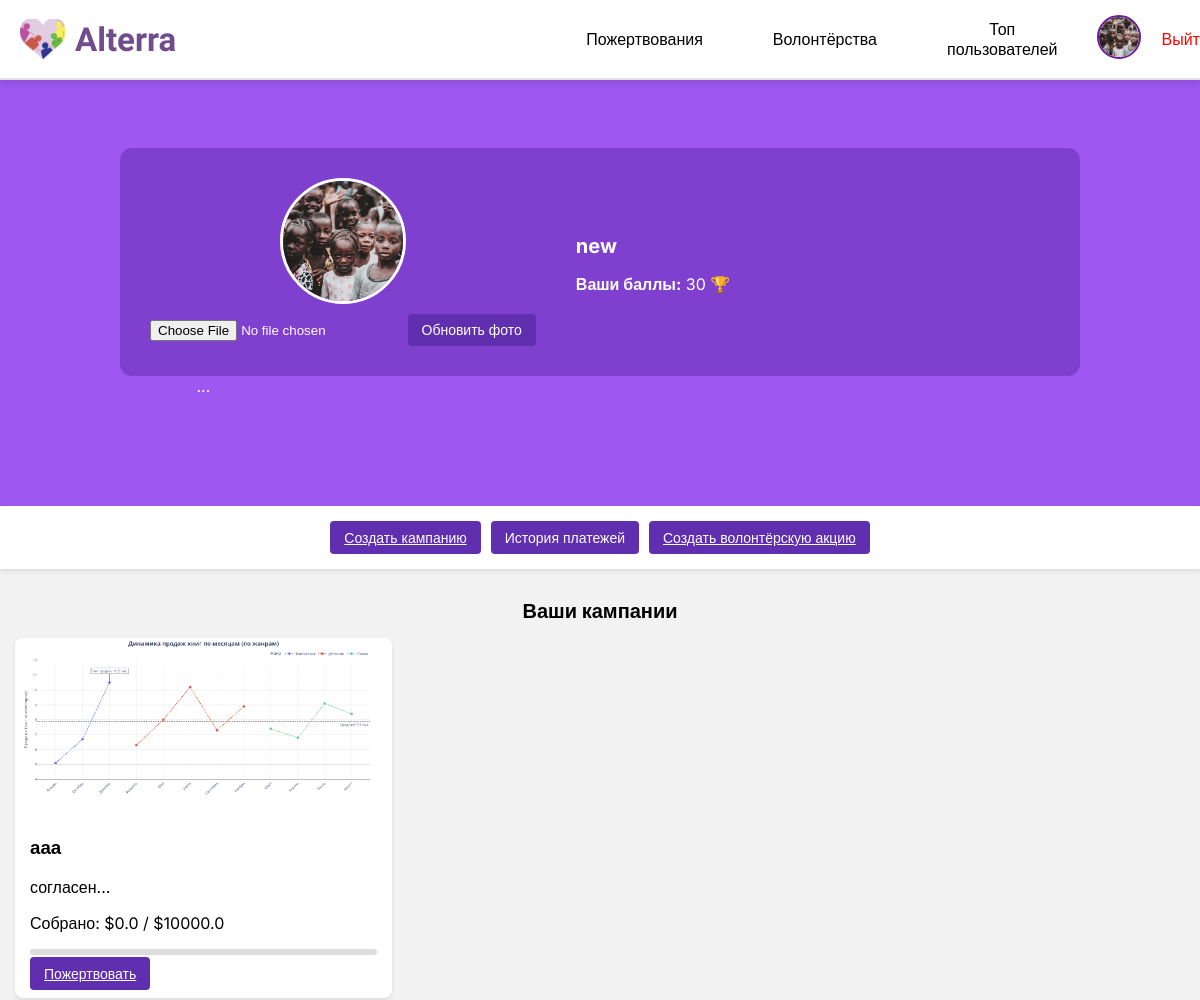
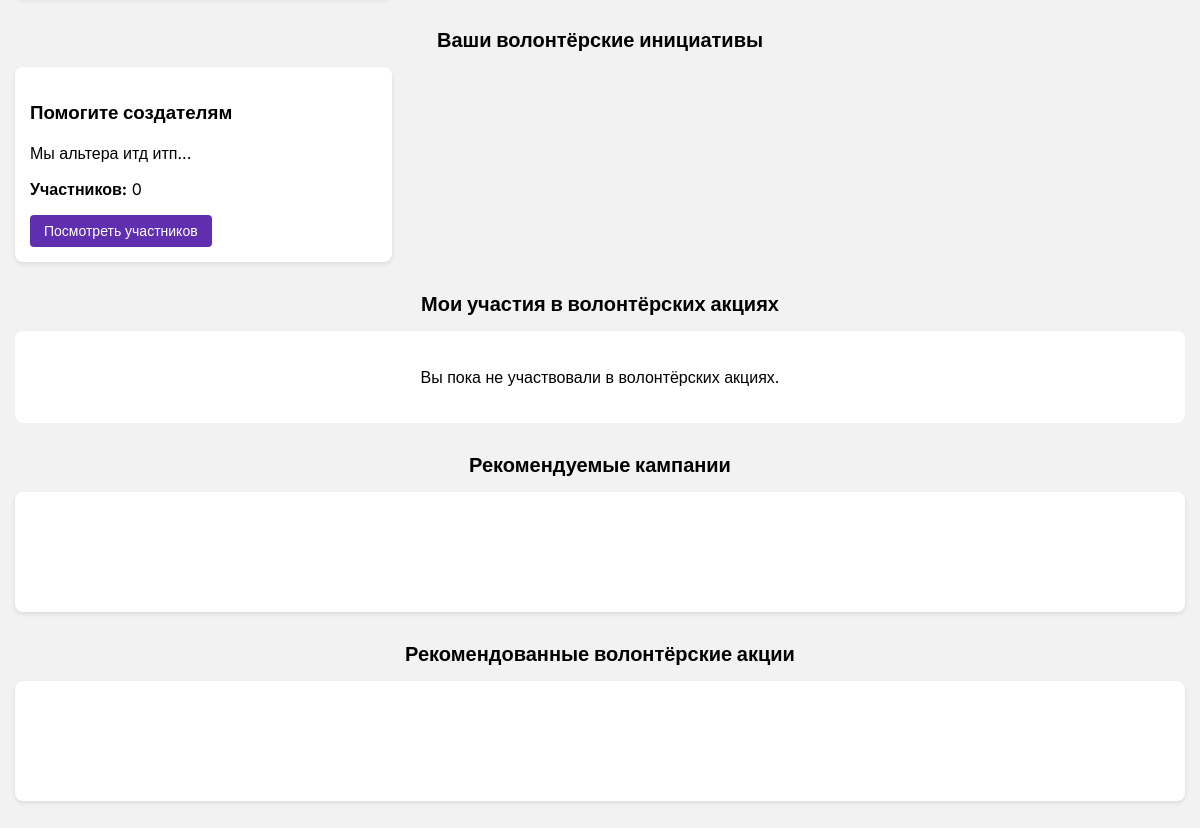
The app's page /profile (signed in) with its own data (2 pictures, top to bottom).
### tables this page shows
CREATE TABLE users (
            id INTEGER PRIMARY KEY AUTOINCREMENT,
            username TEXT NOT NULL UNIQUE,
            password TEXT NOT NULL
        , avatar TEXT, stripe_customer_id TEXT, email TEXT, points INTEGER DEFAULT 0, blocked INTEGER DEFAULT 0);

CREATE TABLE campaigns (
    id INTEGER PRIMARY KEY AUTOINCREMENT,
    title TEXT NOT NULL,
    description TEXT NOT NULL,
    image_url TEXT,
    goal REAL NOT NULL,
    collected REAL NOT NULL DEFAULT 0,
    days_left INTEGER NOT NULL
, user_id INTEGER, payment_details TEXT, is_completed BOOLEAN DEFAULT 0, completed_at DATETIME);

CREATE TABLE volunteering_opportunities (
            id INTEGER PRIMARY KEY AUTOINCREMENT,
            title TEXT NOT NULL,
            description TEXT NOT NULL,
            date TEXT NOT NULL,
            image_url TEXT NOT NULL,
            button_text TEXT NOT NULL
        , user_id INTEGER, status TEXT DEFAULT 'active');

### app.py (the view)
@app.route('/profile')
def profile():
    if not session.get('user_id'):
        flash('Сначала войдите в систему!', 'danger')
        return redirect(url_for('login'))
    conn = get_db_connection()
    user_id = session['user_id']
    user = conn.execute("SELECT * FROM users WHERE id = ?", (user_id,)).fetchone()
    if 'csrf_token' not in session:
        session['csrf_token'] = secrets.token_hex(16)
    campaigns = conn.execute(
        "SELECT * FROM campaigns WHERE user_id = ?", (user_id,)
    ).fetchall()
    user_opportunities = conn.execute(
        """SELECT v.*,
        (SELECT COUNT(*) FROM volunteer_participants WHERE opportunity_id = v.id) AS participant_count
        FROM volunteering_opportunities v WHERE v.user_id = ?""",
        (user_id,)
    ).fetchall()
    user_opportunities = [dict(row) for row in user_opportunities]
    for opportunity in user_opportunities:
        participants = conn.execute("""
            SELECT u.id AS user_id, u.username, vp.status
            FROM volunteer_participants vp
            JOIN users u ON vp.user_id = u.id
            WHERE vp.opportunity_id = ?
        """, (opportunity['id'],)).fetchall()
        opportunity['participants'] = [dict(participant) for participant in participants] if participants else []
    participated_campaigns = conn.execute("""
        SELECT c.* FROM donations d
        JOIN campaigns c ON d.campaign_id = c.id
        WHERE d.user_id = ?
        GROUP BY c.id
    """, (user_id,)).fetchall()
    participated_opportunities = conn.execute("""
        SELECT DISTINCT v.*
        FROM volunteer_participants vp
        JOIN volunteering_opportunities v ON vp.opportunity_id = v.id
        WHERE vp.user_id = ? AND vp.status = 'confirmed'
    """, (user_id,)).fetchall()
    volunteer_initiatives = conn.execute(
        """SELECT v.*,
        (SELECT COUNT(*) FROM volunteer_participants WHERE opportunity_id = v.id) AS participant_count
        FROM volunteering_opportunities v WHERE v.user_id = ?""",
        (user_id,)
    ).fetchall()
    volunteer_initiatives = [dict(row) for row in volunteer_initiatives]
    donations = conn.execute("""
        SELECT d.amount, d.message, d.created_at, c.title
        FROM donations d
        JOIN campaigns c ON d.campaign_id = c.id
        WHERE d.user_id = ?
        ORDER BY d.created_at DESC
    """, (user_id,)).fetchall()
    conn.close()
    return render_template(
        'profile.html',
        user=user,
        campaigns=campaigns,
        user_opportunities=user_opportunities,
        volunteer_initiatives=volunteer_initiatives,
        participated_campaigns=participated_campaigns,  # ✅ Добавили кампании, где user участвует
        participated_opportunities=participated_opportunities,  # ✅ Добавили акции, где user участвует
        donations = donations,
        csrf_token=session['csrf_token']
    )

### app.py (called while the page is built)
def get_db_connection():
    conn = sqlite3.connect(DATABASE)
    conn.row_factory = sqlite3.Row
    return conn

### templates/profile.html (shortened to what this page needs)
<!DOCTYPE html>
<html lang="ru">
<head>
    <link rel="stylesheet" href="/static/css/profile.css">
</head>
<body>
    {% include 'header.html' %}
            <div class="user-profile">
                {% if session.get('user_id') %}
                    <a href="{{ url_for('profile') }}">
                    </a>
                    <a href="{{ url_for('logout') }}" class="logout-link">Выйти</a>
                {% else %}
                    <a href="{{ url_for('login') }}">
                        <img src="/static/images/user.png" alt="Гость" class="user-avatar">
                    </a>
                {% endif %}
            </div>
    <div class="profile-container">
        <div class="profile-header-row">
            <div class="profile-avatar-container">
                <img src="{{ user.avatar if user.avatar else '/static/images/default_avatar.png' }}"
                     class="profile-avatar"
                     alt="Аватар">
                <form action="{{ url_for('update_avatar') }}" method="POST" enctype="multipart/form-data">
                    <input type="file" name="avatar" accept=".png, .jpg, .jpeg, .gif" required>
                    <button type="submit" class="btn">Обновить фото</button>
                </form>
            </div>
            <div class="profile-info">
                <p class="username"><strong>{{ user.username }}</strong></p>
                <p><strong>Ваши баллы:</strong> {{ user.points if user.points else 0 }} 🏆</p>
            </div>
        </div>
        {% if campaigns %}
            <div class="campaign-container">
                ...
            </div>
        {% else %}
            <p>Вы ещё не создали ни одной кампании.</p>
        {% endif %}
    </div>
    <div class="profile-actions">
        <a href="{{ url_for('create_campaign') }}" class="btn">Создать кампанию</a>
        <button class="btn" onclick="openPaymentsModal()">История платежей</button>
        <a href="{{ url_for('create_volunteering') }}" class="btn create-btn">Создать волонтёрскую акцию</a>
    </div>
    <h2>Ваши кампании</h2>
    {% if campaigns %}
        <div class="campaign-container">
            {% for campaign in campaigns %}
            <div class="campaign-card">
                <img src="{{ campaign.image_url }}" alt="{{ campaign.title }}" class="campaign-image">
                <div class="campaign-content">
                    <h3>{{ campaign.title }}</h3>
                    <p>{{ campaign.description[:100] }}...</p>
                    <p>Собрано: ${{ campaign.collected }} / ${{ campaign.goal }}</p>
                    <div class="progress-bar">
                    </div>
                    <a href="{{ url_for('donate', campaign_id=campaign['id']) }}" class="btn">Пожертвовать</a>
                </div>
            </div>
            {% endfor %}
        </div>
    {% else %}
        <div class="no-campaigns">
            <p>Вы ещё не создали ни одной кампании.</p>
        </div>
    {% endif %}
    <h2>Ваши волонтёрские инициативы</h2>
    {% if volunteer_initiatives %}
        <div class="volunteer-grid">
            {% for initiative in volunteer_initiatives %}
            <div class="volunteer-card">
                <div class="volunteer-content">
                    <h3>{{ initiative.title }}</h3>
                    <p>{{ initiative.description[:120] }}...</p>
                    <p><strong>Участников:</strong> {{ initiative.participant_count }}</p>
                    <button class="btn view-participants" onclick="openParticipantsModal({{ initiative.id }})">
                        Посмотреть участников
                    </button>
                </div>
            </div>
            {% endfor %}
        </div>
    {% else %}
        <div class="no-volunteer-projects">
            <p>Вы ещё не создали ни одной волонтёрской инициативы.</p>
        </div>
    {% endif %}
    <h2>Мои участия в волонтёрских акциях</h2>
    {% if participated_opportunities %}
        <div class="volunteering-block">
            {% for opportunity in participated_opportunities %}
            <div class="volunteer-card">
                <div class="volunteer-header">
                    <h3>{{ opportunity.title }}</h3>
                    <p class="volunteer-date"><strong>Дата:</strong> {{ opportunity.date }}</p>
                </div>
                <p style="padding: 0 15px 15px;">{{ opportunity.description }}</p>
            </div>
            {% endfor %}
        </div>
    {% else %}
        <div class="no-opportunities">
            <p>Вы пока не участвовали в волонтёрских акциях.</p>
        </div>
    {% endif %}
    <h2>Рекомендуемые кампании</h2>
    <div id="recommended-campaigns">
    </div>
    <h2>Рекомендованные волонтёрские акции</h2>
    <div id="recommended-volunteering">
    </div>
</body>
</html>

### static/css/profile.css (style rules this page uses)
body { margin: 0; font-family: "Inter", sans-serif; background-color: #f2f2f2; }
.btn { cursor: pointer; background-color: #5f2fb0; color: #fff; border: none; padding: 8px 14px; border-radius: 4px; font-size: 14px; transition: background-color 0.3s ease; }
.profile-container { background-color: #9E58F1; padding: 100px 0; color: #fff; text-align: center; }
.profile-header-row { max-width: 900px; margin: 0 auto; display: flex; align-items: center; justify-content: space-around; gap: 20px; background: #7F3FCF; border-radius: 12px; padding: 30px; }
.profile-avatar-container { display: flex; flex-direction: column; align-items: center; margin-right: 20px; }
.profile-avatar { width: 120px; height: 120px; object-fit: cover; border-radius: 50%; border: 3px solid #fff; margin-bottom: 10px; }
.profile-info { flex: 1; text-align: left; }
.username { font-size: 20px; margin-bottom: 10px; }
.profile-actions { display: flex; flex-wrap: wrap; gap: 10px; justify-content: center; background-color: #fff; padding: 15px 10px; margin-top: -20px; box-shadow: 0 2px 4px rgba(0,0,0,0.1); }
h2 { margin: 30px 0 15px; font-size: 20px; text-align: center; }
.campaign-container { display: grid; grid-template-columns: repeat(auto-fill, minmax(280px, 1fr)); gap: 20px; padding: 0 15px; margin-bottom: 30px; }
.campaign-card { background-color: #fff; border-radius: 8px; overflow: hidden; box-shadow: 0 2px 4px rgba(0,0,0,0.1); }
.campaign-image { width: 100%; height: 160px; object-fit: cover; }
.campaign-content { padding: 15px; }
.progress-bar { background-color: #ddd; height: 6px; border-radius: 3px; margin: 8px 0; overflow: hidden; }
.no-campaigns, .no-volunteer-projects, .no-opportunities { background-color: #fff; margin: 0 15px 30px; padding: 20px; text-align: center; border-radius: 8px; }
.volunteer-grid { display: grid; grid-template-columns: repeat(auto-fill, minmax(280px, 1fr)); gap: 20px; padding: 0 15px; margin-bottom: 30px; }
.volunteer-card { background-color: #fff; border-radius: 8px; overflow: hidden; box-shadow: 0 2px 4px rgba(0,0,0,0.1); }
.volunteer-content { padding: 15px; }
#recommended-campaigns, #recommended-volunteering { margin: 0 15px 30px; background-color: #fff; border-radius: 8px; padding: 20px; min-height: 80px; box-shadow: 0 2px 4px rgba(0,0,0,0.1); }
.user-profile { display: flex; align-items: center; gap: 10px; }
.logout-link { color: red; text-decoration: none; margin-left: 10px; }
.user-profile { display: flex; align-items: center; }

### templates/header.html (style rules this page uses)
.user-profile { display: flex; align-items: center; gap: 10px; }
.logout-link { color: red; text-decoration: none; margin-left: 10px; }

### records on screen
users: username "new", points "30"
campaigns: image_url (picture), title "ааа", description "согласен", collected "0.0", goal "10000.0"
volunteering_opportunities: title "Помогите создателям", description "Мы альтера итд итп", participant_count "0"
